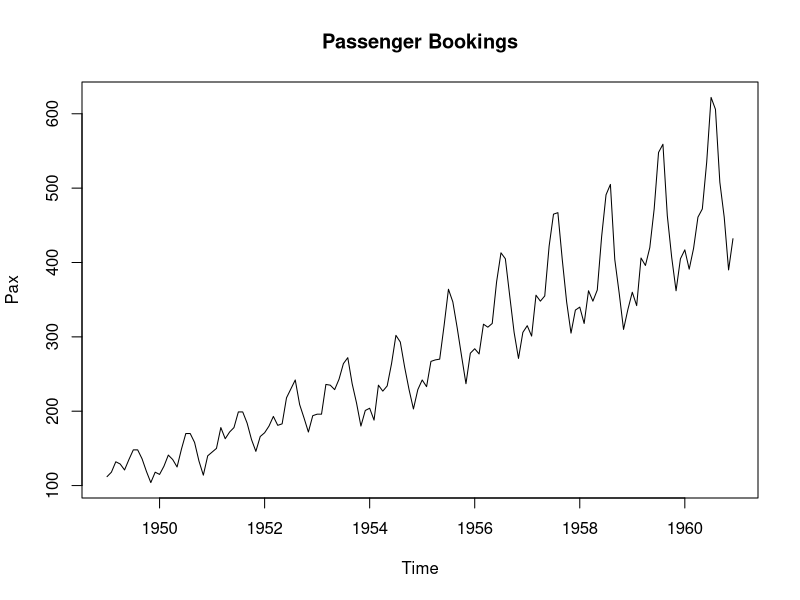
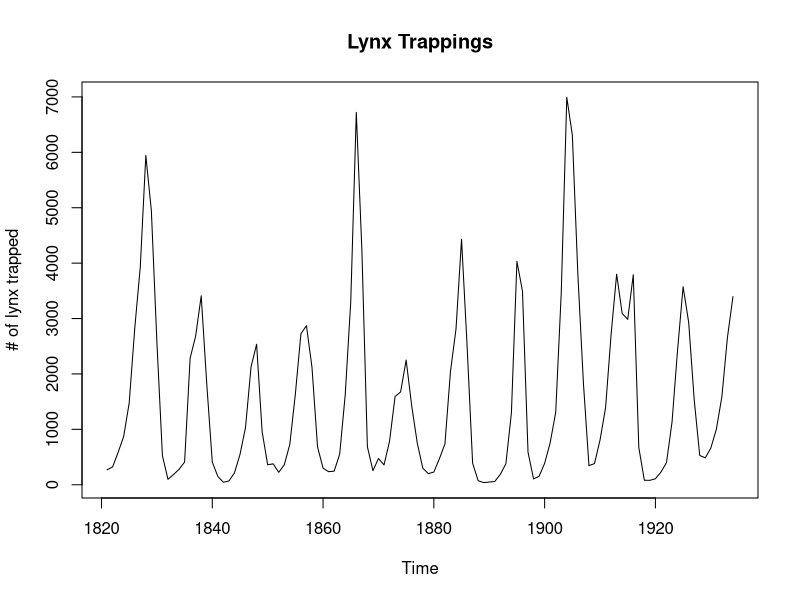
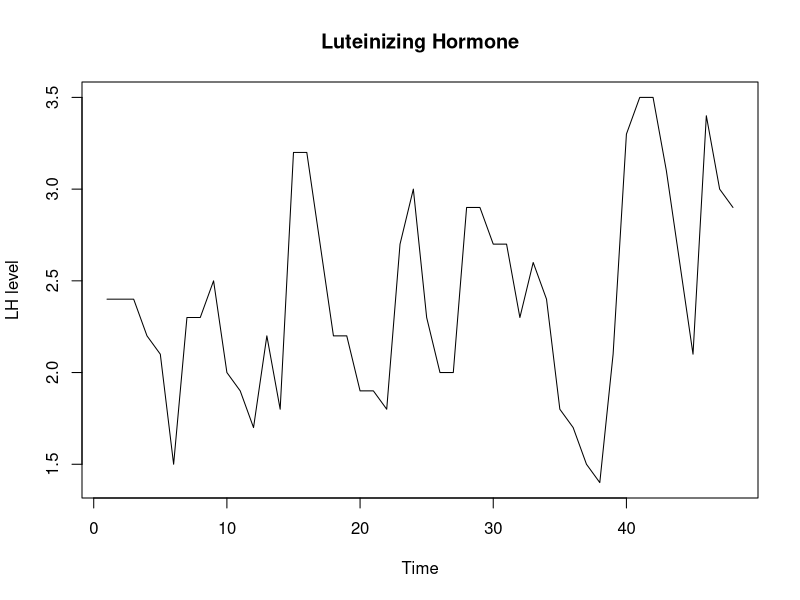
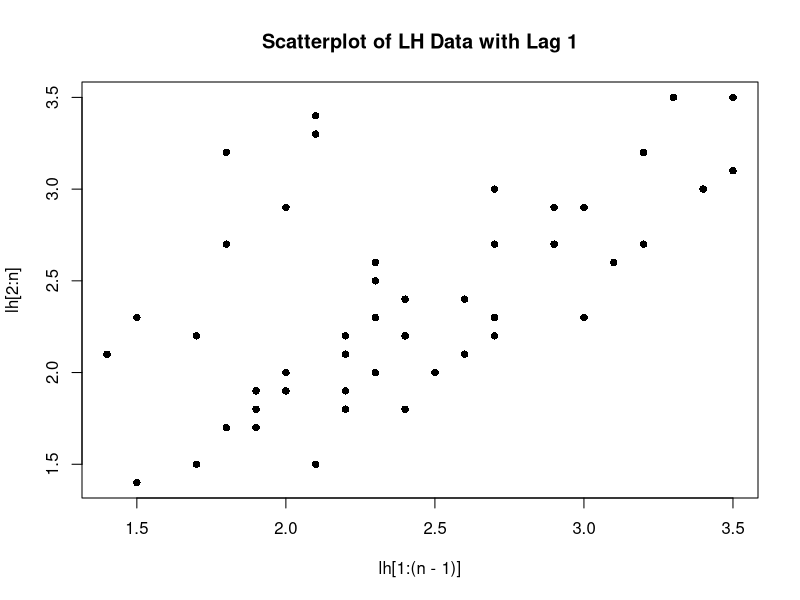
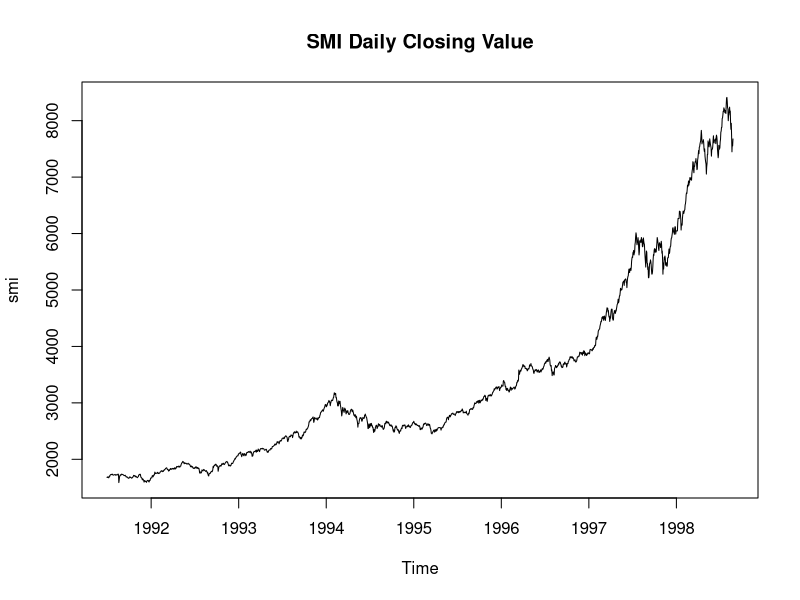
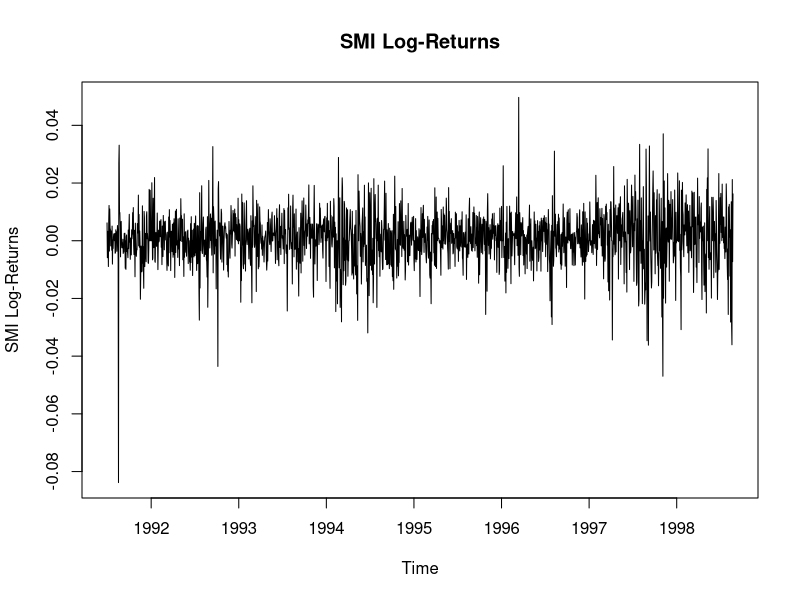
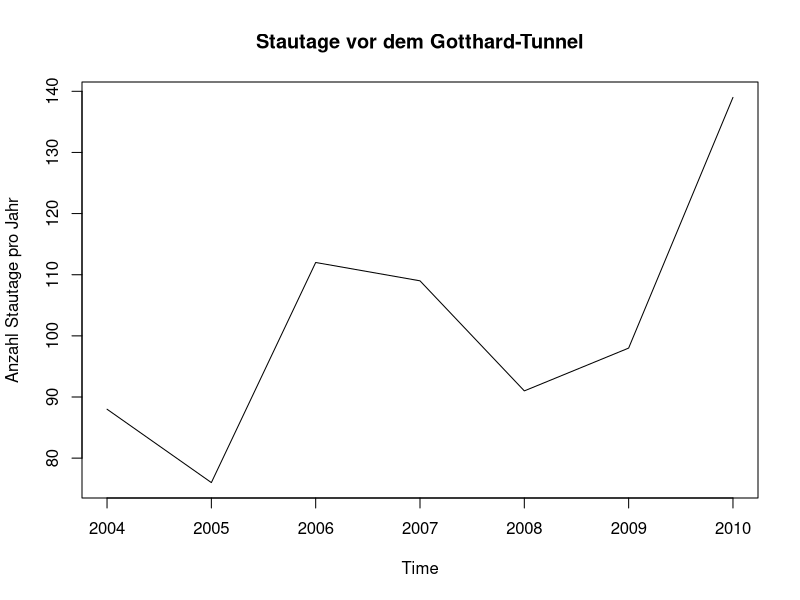
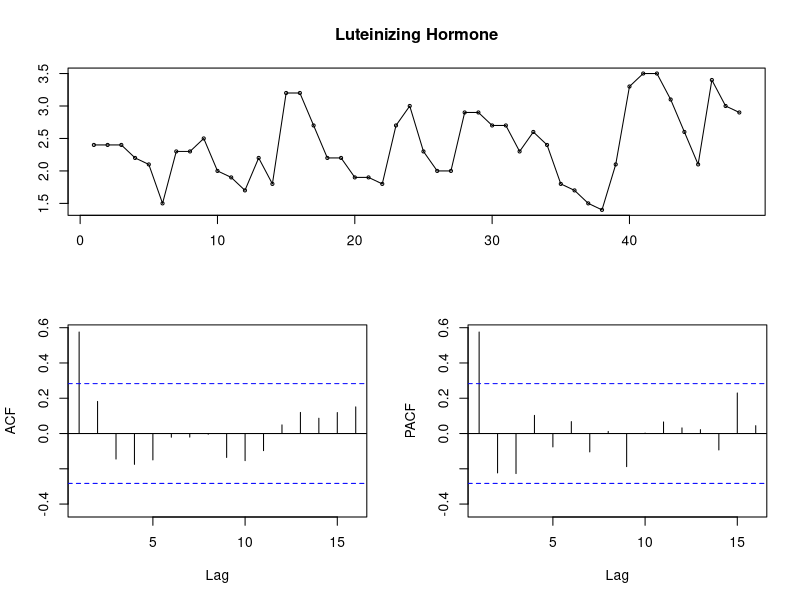

The R script that drew these images, in order:

# Kapitel 1

## Flugbuchungen (PanAm), monatlich in 1'000
data("AirPassengers")
class(AirPassengers)  # ts object
str(AirPassengers)    # 144 Beobachtungen (12 Jahre, monatlich, 1949 - 1960)
AirPassengers

plot(AirPassengers, main = 'Passenger Bookings', ylab = 'Pax')



## Lynx Trappings
data(lynx)
class(lynx)
str(lynx)
lynx

plot(lynx, main = 'Lynx Trappings', ylab = '# of lynx trapped')



## Luteinisierendes Hormon
data(lh)
class(lh)
str(lh)
lh

plot(lh, main = 'Luteinizing Hormone', ylab = 'LH level')
# lagged Scatterplot
n <- length(lh)
plot(lh[1:(n-1)], lh[2:n], main = 'Scatterplot of LH Data with Lag 1', pch = 16)

# Pearson Korrelation
cor(lh[1:(n-1)], lh[2:n])
# [1] 0.5807322



## Swiss Market Index

data("EuStockMarkets")
head(EuStockMarkets)        # multiples Zeitreihenobjekt (DAX, SMI, CAC, FTSE)

esm <- EuStockMarkets
tmp <- esm[, 2]
smi <- ts(tmp, start = start(esm), frequency = frequency(esm))
class(smi)

plot(smi, main = 'SMI Daily Closing Value')

# Log-Returns
n <- length(smi)
tmp <- log(smi[2:(n)]) - log(smi[1:(n-1)])
lret.smi <- ts(tmp, start = start(esm), frequency = frequency(esm))
plot(lret.smi, main = 'SMI Log-Returns', ylab = 'SMI Log-Returns')


# Kapitel 3

## die Klasse ts (time series)

# Anzahl Stautage pro Jahr (vor Nordportal des Gotthard-Tunnels)
rawdat <- c(88, 76, 112, 109, 91, 98, 139)
ts.dat <- ts(rawdat, start = 2004, frequency = 1)
ts.dat
str(ts.dat)

# nuetzliche Funktionen im Umgang mit ts Objekten
start(ts.dat)
end(ts.dat)
frequency(ts.dat)
deltat(ts.dat)
time(ts.dat)                              # returns
window(ts.dat, start = 2006, end = 2008)  # subsetting returning ts object
ts.dat[3:5]                               # subsetting returning numeric vector

plot(ts.dat, ylab = 'Anzahl Stautage pro Jahr', main = 'Stautage vor dem Gotthard-Tunnel')


## das forecast Package
library(forecast)
data(lh)
# display ts, ACF and PACF
tsdisplay(lh, main = "Luteinizing Hormone")

## Zeit und Datum
as.Date('2012-02-14')
as.Date('2012/02/07')
# Format
# %d - Day of the month (decimalnumber)
# %m - Month (decimal number)
# %b - Month (character, abbreviated)
# %B - Month (character, full name)
# %y - Year (decimal, two digit)
# %Y - Year (decimal, four digit)
as.Date('27.01.12', format = '%d.%m.%y')
as.Date('14. February, 2012', format = '%d. %B, %Y')

# internally stored as no. days since epoch (01.01.1970)
mydat <-as.Date('2012-02-14')
as.numeric(mydat)
# ein Datum vor dem 01.01.1970 ist negativ (intern)
jesus <- as.Date('0000-01-01')
as.numeric(jesus)

# Wochentag eines Datums
weekdays(mydat)
# [1] "Tuesday"

# Monat eines Datums
months(mydat)
# [1] "February"

# Quartal eines Datums
quarters(mydat)
# [1] "Q1"

## Rechnen mit Datum
dat <- as.Date(c('2000-01-01', '2004-04-04', '2007-08-09'))
dat + 1
# [1] "2000-01-02" "2004-04-05" "2007-08-10"
min(dat)
# [1] "2000-01-01"
max(dat)
# [1] "2007-08-09"
median(dat)
# [1] "2004-04-04"
dat[3] - dat[1]
# Time difference of 2777 days

## Zeitsequenzen
# Sequenz 12 aufeinander folgender Tage ab dem 3. August 1985
seq.aug <- seq(as.Date('1985-08-03'), by = 'days', length = 12)
seq.aug
# 12 Zeitpunkte im 2-Wochen-Abstand am dem 17. April 1992
seq.2w <- seq(as.Date('1992-04-17'), by='2 weeks', length=12)
seq.2w

## chron Package
library(chron)
dat <-
  c(
    '2007-06-09 16:43:20',
    '2007-08-29 07:22:40',
    '2007-10-21 16:48:40',
    '2007-12-17 11:18:50'
  )
dts <- substr(dat, 1, 10)    # dates
tme <- substr(dat, 12, 19)   # times
fmt <- c('y-m-d', 'h:m:s')
cdt <- chron(dates = dts, time = tme, format = fmt)
cdt
# nun kann man rechnen
cdt[2] - cdt[1]
# Time in days:
# [1] 80.61065
difftime(cdt[2], cdt[1], units = "secs")
# Time difference of 6964760 secs
